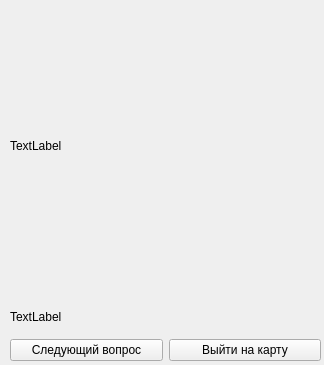
<?xml version="1.0" encoding="UTF-8"?>
<ui version="4.0">
 <class>answerwindow</class>
 <widget class="QWidget" name="answerwindow">
  <property name="geometry">
   <rect>
    <x>0</x>
    <y>0</y>
    <width>324</width>
    <height>365</height>
   </rect>
  </property>
  <property name="windowTitle">
   <string>Form</string>
  </property>
  <widget class="QWidget" name="layoutWidget">
   <property name="geometry">
    <rect>
     <x>10</x>
     <y>300</y>
     <width>311</width>
     <height>61</height>
    </rect>
   </property>
   <layout class="QVBoxLayout" name="verticalLayout">
    <item>
     <widget class="QLabel" name="label">
      <property name="text">
       <string>TextLabel</string>
      </property>
     </widget>
    </item>
    <item>
     <layout class="QHBoxLayout" name="horizontalLayout">
      <item>
       <widget class="QPushButton" name="nextButton">
        <property name="text">
         <string>Следующий вопрос</string>
        </property>
       </widget>
      </item>
      <item>
       <widget class="QPushButton" name="exitButton">
        <property name="text">
         <string>Выйти на карту</string>
        </property>
       </widget>
      </item>
     </layout>
    </item>
   </layout>
  </widget>
  <widget class="QLabel" name="image">
   <property name="geometry">
    <rect>
     <x>10</x>
     <y>10</y>
     <width>311</width>
     <height>271</height>
    </rect>
   </property>
   <property name="text">
    <string>TextLabel</string>
   </property>
  </widget>
 </widget>
 <resources/>
 <connections/>
</ui>
